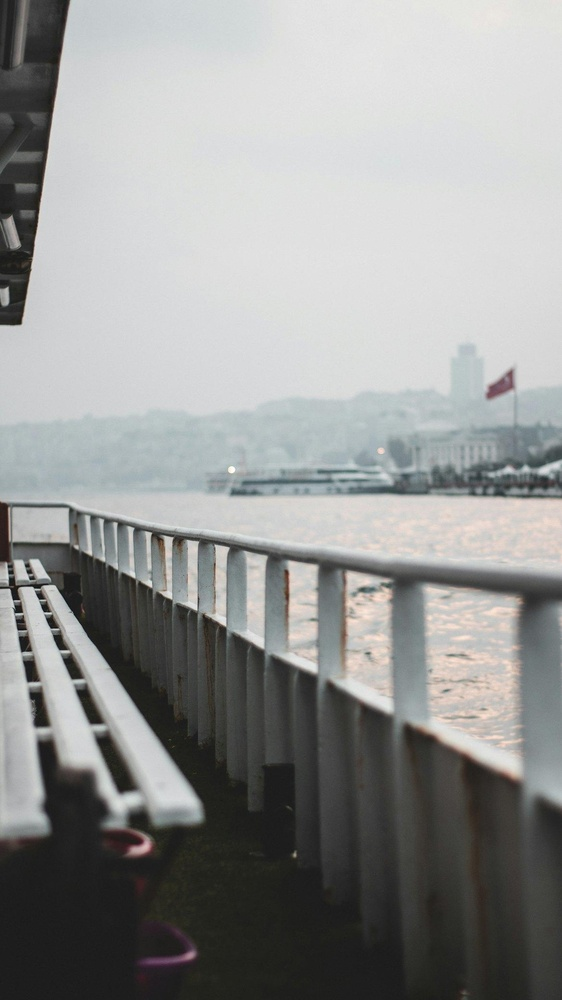
#> input picture assets-source/photography/launch.jpg, 562 x 1000 px, shrunk from 1170 x 2080 before the run, found by its file name
$ python grade-photography.py
#> lines starting #> are read from the running program, lines starting #| are printed output that depends on the picture
"""Apply the product's photographic grade to placeholder images.

Partial desaturation, highlight roll-off (bright skies never fight text),
slightly lifted blacks, warmth in the light areas only, fine grain.
Sources live in assets-source/ (not bundled). Run:
    python3 scripts/grade-photography.py
Replace the sources with commissioned photography when available (DEC-028)."""
import numpy as np
from PIL import Image

def grade(src, dst, highlight_comp=0.78, sat=0.62, lift=0.035, warm=(1.03, 1.0, 0.95), seed=1):
#> called with src = 'assets-source/photography/launch.jpg', dst = 'assets/photography/launch-graded.jpg', highlight_comp = 0.78, sat = 0.62, lift = 0.035, warm = (1.03, 1, 0.95), seed = 1
    im = np.asarray(Image.open(src).convert('RGB')).astype(np.float32) / 255.0
    lum = (0.2126 * im[..., 0] + 0.7152 * im[..., 1] + 0.0722 * im[..., 2])[..., None]
    im = lum + (im - lum) * sat
    k = 0.55
    im = np.where(im > k, k + (im - k) * highlight_comp, im)
    im = im * (1 - lift) + lift
    l2 = (0.2126 * im[..., 0] + 0.7152 * im[..., 1] + 0.0722 * im[..., 2])[..., None]
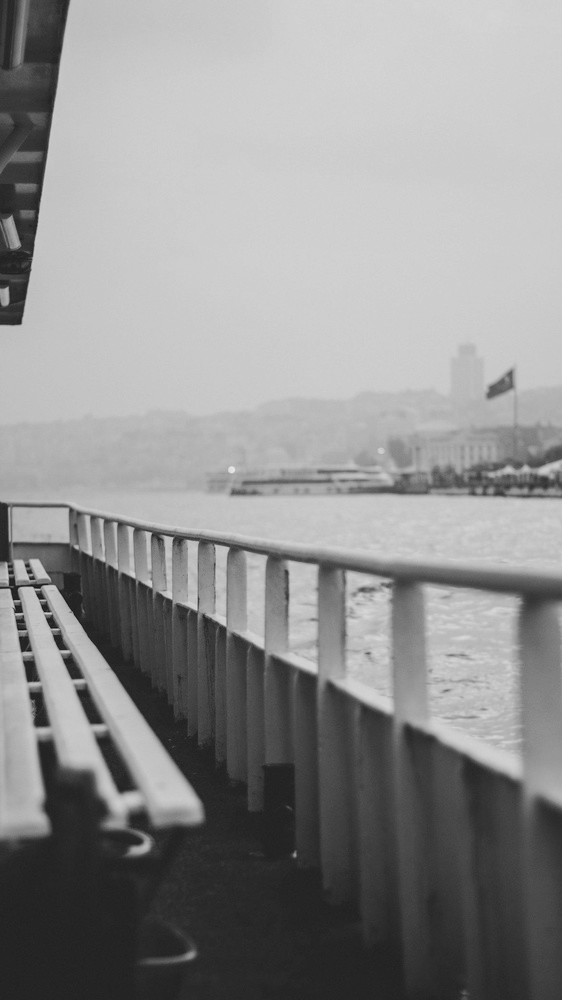
#> l2: shape (1000, 562, 1) float32; min 0.0728, max 0.904, mean 0.567
    im = im * (1 + (np.array(warm, dtype=np.float32) - 1) * np.clip(l2 * 1.4, 0, 1))
    im = im + np.random.default_rng(seed).normal(0, 0.012, im.shape[:2])[..., None]
    im = np.clip(im * 0.92, 0, 1)
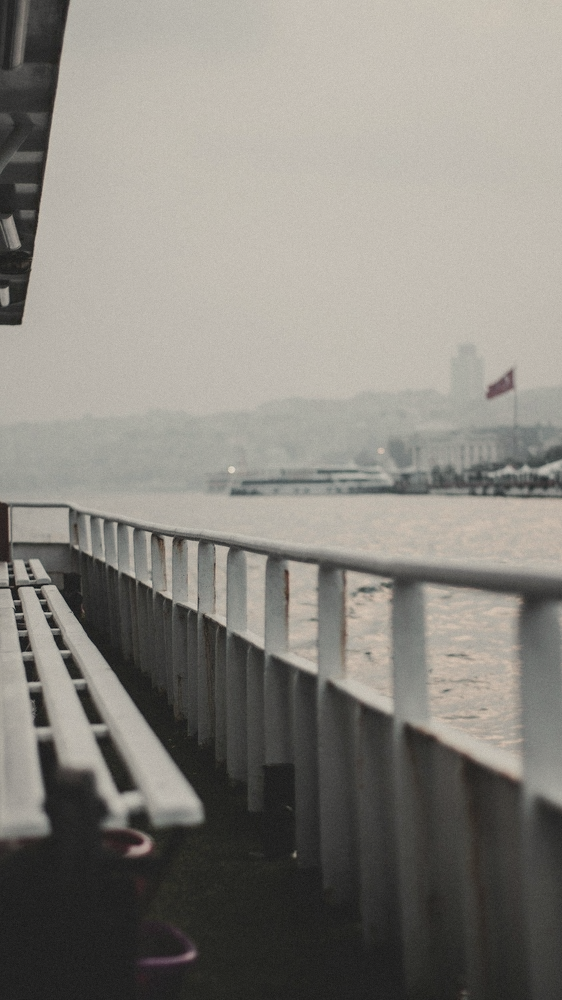
#> im: shape (1000, 562, 3) float64; mean R, G, B 0.534, 0.522, 0.497
    Image.fromarray((im * 255).astype(np.uint8)).save(dst, quality=78, optimize=True, progressive=True)

if __name__ == '__main__':
    grade('assets-source/photography/launch.jpg', 'assets/photography/launch-graded.jpg')
    grade('assets-source/photography/bosphorus.jpg', 'assets/photography/bosphorus-graded.jpg',
          highlight_comp=0.7, sat=0.55)
#> call 2 of grade, with src = 'assets-source/photography/bosphorus.jpg', dst = 'assets/photography/bosphorus-graded.jpg', highlight_comp = 0.7, sat = 0.55, lift = 0.035, warm = (1.03, 1, 0.95), seed = 1
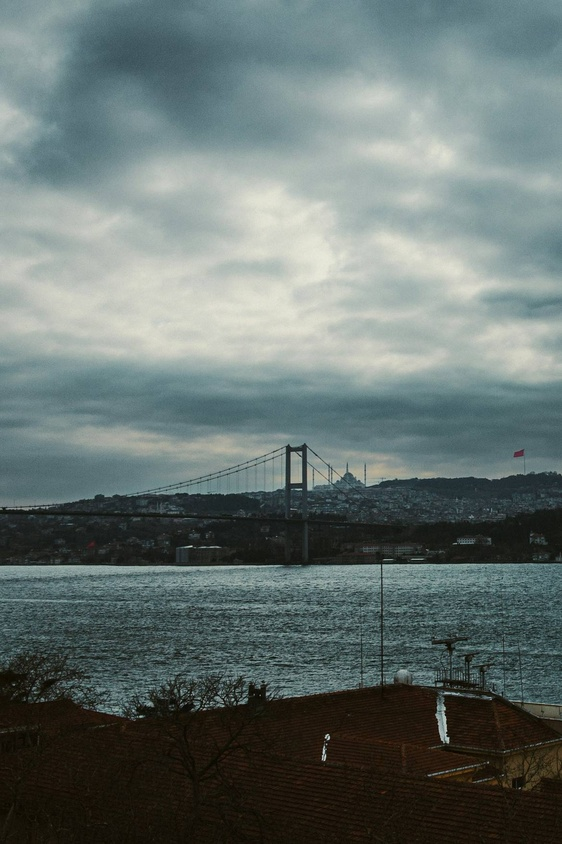
#> input picture assets-source/photography/bosphorus.jpg, 562 x 844 px, shrunk from 1170 x 1755 before the run, found by its file name
#> in grade (call 2), `lum = (0.2126 * im[..., 0] + 0.7152 * im[..., 1] + 0.0722 * im[..., 2]..`:
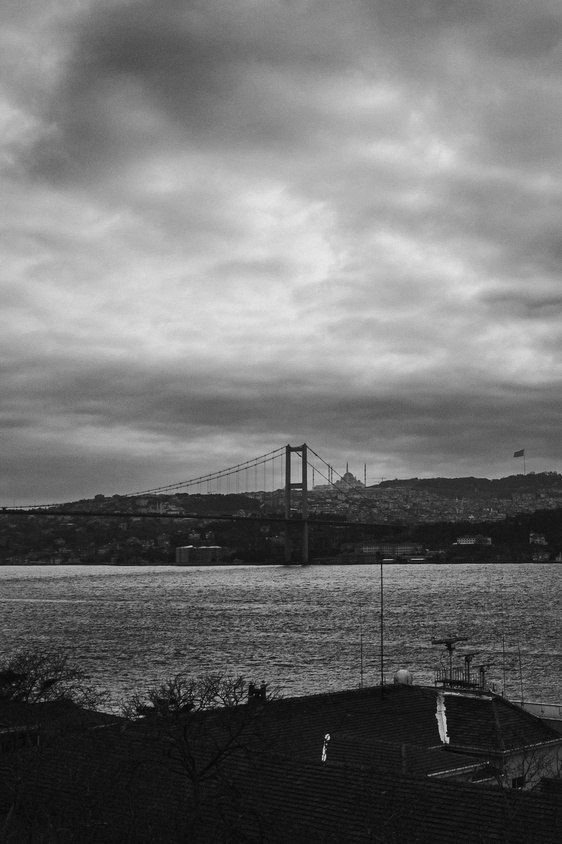
#> lum: shape (844, 562, 1) float32; min 0.00364, max 0.909, mean 0.439
#> in grade (call 2), `im = np.where(im > k, k + (im - k) * highlight_comp, im)`:
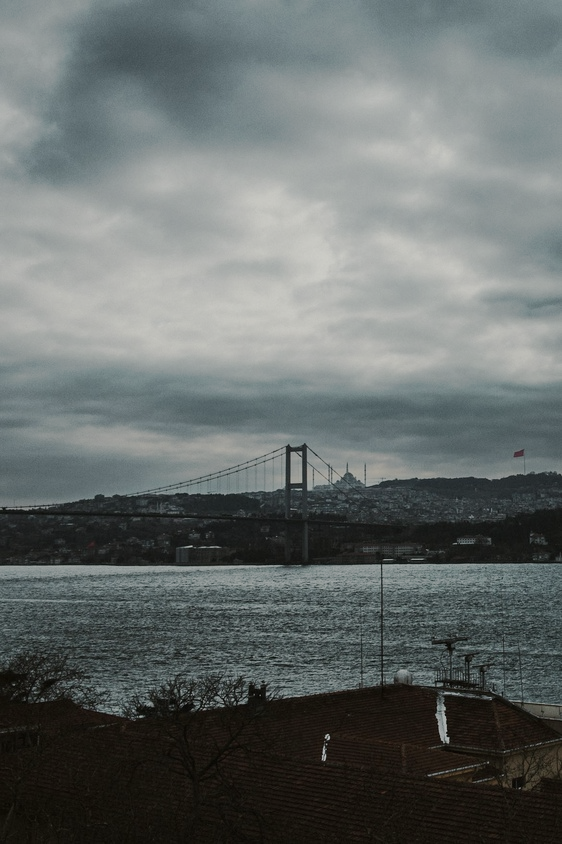
#> im: shape (844, 562, 3) float32; mean R, G, B 0.405, 0.428, 0.423
#> in grade (call 2), `im = np.clip(im * 0.92, 0, 1)`:
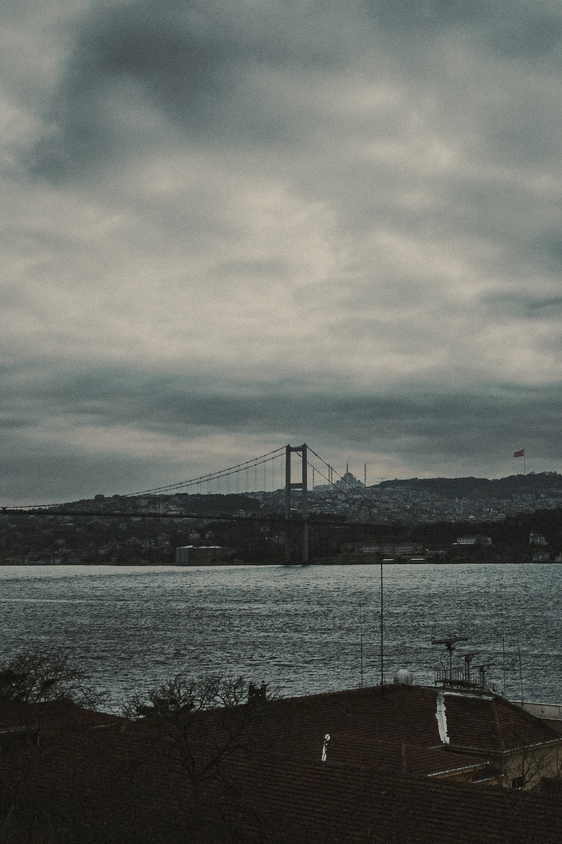
#> im: shape (844, 562, 3) float64; mean R, G, B 0.4, 0.412, 0.392
